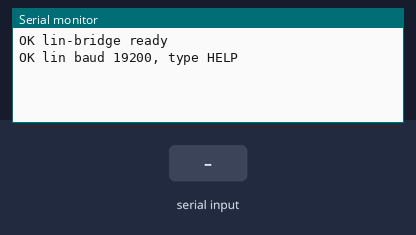
A program run on a simulated ESP32. On the bench: the last lines printed to the serial monitor. The inputs (shaded band) are chosen by the test bench. The modem accepts every AT command (registered, SIM ready, sends succeed) and sends nothing else.

Above: at 1.5 s.
1.6 s: "SCAN 1\n" received over Serial
At 2.1 s:
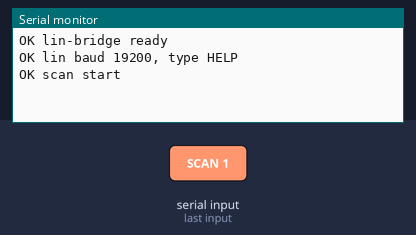
4.6 s: "SCAN 1\n" received over the second serial link
At 5.5 s:
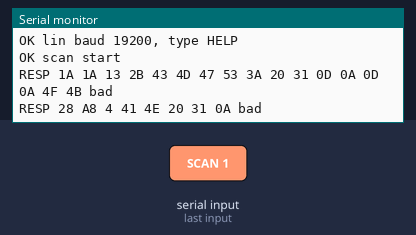
7.6 s: "READ 1\n" received over Serial
At 8.8 s:
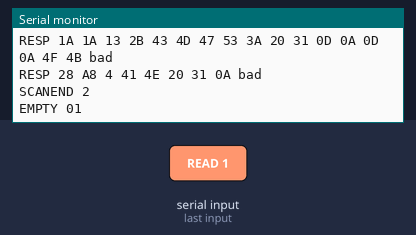
9.1 s: "READ 150\n" received over Serial
At 10.2 s:
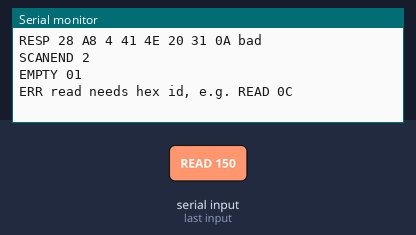
10.6 s: "POLL 1\n" received over Serial
At 10.94 s:
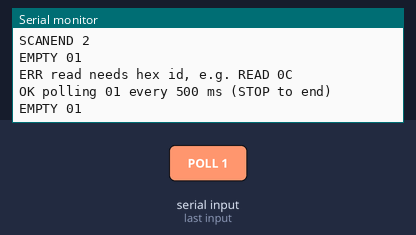

Measured:
- after the input at 1.6 s, the serial monitor: prints a new line at once (image 1)
- after the input at 4.6 s, the serial monitor: prints a new line at once (image 2)
- after the input at 7.6 s, the serial monitor: prints a new line at once (image 3)
- after the input at 9.1 s, the serial monitor: prints a new line at once (image 4)
- after the input at 10.6 s, the serial monitor: prints a new line at once (image 5)

The program:

main.cpp
```cpp
// =====================================================================
//  LIN Bridge für ESP32 D1 Mini + WomoLIN (TJA1021T)
//  Variante C: ESP32 = zeitkritisches LIN-Frontend, Decodierung am Pi.
//
//  Kommandoprotokoll (zeilenbasiert, über USB-Seriell @115200):
//    SCAN                -> alle IDs 0x00..0x3F einmal abfragen
//    READ <id>           -> eine ID einmal pollen        (id hex, z.B. 0C)
//    POLL <id> <ms>      -> ID zyklisch pollen alle <ms>  (STOP beendet)
//    STOP                -> laufenden POLL beenden
//    BAUD <n>            -> LIN-Baudrate umstellen (z.B. 9600 / 19200)
//    HELP                -> Befehlsliste
//
//  Antwortzeilen (maschinen- und menschenlesbar):
//    RESP <id> <pid> <len> <b0..bn> <crc> <classic|enh|bad>
//    EMPTY <id>          -> keine Antwort
//    OK <text>           -> Bestätigung / Info
//    ERR <text>          -> Fehler / ungültiges Kommando
//    SCANEND <count>     -> Scan fertig, Anzahl antwortender IDs
//  Alle Frame-Bytes als 2-stelliges HEX, großgeschrieben.
// =====================================================================

#include <Arduino.h>

// ---------- Konfiguration ----------
#define LIN_SERIAL     Serial1
#define LIN_RX_PIN     16          // an WomoLIN TX
#define LIN_TX_PIN     17          // an WomoLIN RX
#define CMD_SERIAL     Serial      // USB zum Pi
#define CMD_BAUD       115200
#define RESP_TO_MS     30          // Wartezeit auf Slave-Antwort
#define ECHO_BYTES     2           // Sync(0x55)+PID werden mitgehört -> überspringen
#define MAX_FRAME      16

// ---------- Laufzeitzustand ----------
uint32_t g_linBaud   = 19200;      // per BAUD-Kommando änderbar
bool     g_polling   = false;
uint8_t  g_pollId    = 0;
uint32_t g_pollMs    = 500;
uint32_t g_lastPoll  = 0;

// ---------- LIN-Helfer ----------
uint8_t linPID(uint8_t id) {
  id &= 0x3F;
  uint8_t p0 = ((id>>0)^(id>>1)^(id>>2)^(id>>4)) & 1;
  uint8_t p1 = ~((id>>1)^(id>>3)^(id>>4)^(id>>5)) & 1;
  return id | (p0<<6) | (p1<<7);
}

uint8_t linChecksum(uint8_t *d, int n, uint8_t pid, bool enhanced) {
  uint16_t s = enhanced ? pid : 0;
  for (int i = 0; i < n; i++) { s += d[i]; if (s > 0xFF) s -= 0xFF; }
  return (uint8_t)(~s);
}

void linBegin(uint32_t baud) {
  LIN_SERIAL.begin(baud, SERIAL_8N1, LIN_RX_PIN, LIN_TX_PIN);
}

// Break durch kurzes Umschalten auf halbe Baudrate + 0x00
void sendBreak() {
  LIN_SERIAL.flush();
  LIN_SERIAL.begin(g_linBaud/2, SERIAL_8N1, LIN_RX_PIN, LIN_TX_PIN);
  LIN_SERIAL.write((uint8_t)0x00);
  LIN_SERIAL.flush();
  LIN_SERIAL.begin(g_linBaud, SERIAL_8N1, LIN_RX_PIN, LIN_TX_PIN);
}

void sendHeader(uint8_t id) {
  sendBreak();
  LIN_SERIAL.write(0x55);
  LIN_SERIAL.write(linPID(id));
  LIN_SERIAL.flush();
}

// Fragt eine ID ab, füllt data[]/len, gibt true bei Antwort.
// crc wird separat zurückgegeben, csState: 0=bad 1=classic 2=enhanced
bool queryID(uint8_t id, uint8_t *data, int &len, uint8_t &crc, int &csState) {
  while (LIN_SERIAL.available()) LIN_SERIAL.read();   // RX leeren
  sendHeader(id);

  uint8_t buf[MAX_FRAME]; int n = 0;
  uint32_t t0 = millis();
  while (millis()-t0 < RESP_TO_MS && n < MAX_FRAME) {
    if (LIN_SERIAL.available()) { buf[n++] = LIN_SERIAL.read(); t0 = millis(); }
  }

  if (n <= ECHO_BYTES + 1) { len = 0; return false; }  // nur Echo o. nichts

  len = n - ECHO_BYTES - 1;        // Echo abziehen, letztes Byte = CRC
  for (int i = 0; i < len; i++) data[i] = buf[ECHO_BYTES + i];
  crc = buf[n-1];

  uint8_t pid = linPID(id);
  if      (linChecksum(data, len, pid, true)  == crc) csState = 2;
  else if (linChecksum(data, len, pid, false) == crc) csState = 1;
  else                                                csState = 0;
  return true;
}

void printFrame(uint8_t id) {
  uint8_t data[MAX_FRAME]; int len; uint8_t crc; int cs;
  if (queryID(id, data, len, crc, cs)) {
    CMD_SERIAL.printf("RESP %02X %02X %d", id, linPID(id), len);
    for (int i = 0; i < len; i++) CMD_SERIAL.printf(" %02X", data[i]);
    CMD_SERIAL.printf(" %02X %s\n", crc,
      cs==2 ? "enh" : cs==1 ? "classic" : "bad");
  } else {
    CMD_SERIAL.printf("EMPTY %02X\n", id);
  }
}

void doScan() {
  CMD_SERIAL.println("OK scan start");
  int found = 0;
  for (uint16_t id = 0x00; id <= 0x3F; id++) {
    uint8_t data[MAX_FRAME]; int len; uint8_t crc; int cs;
    // zwei Versuche pro ID, träge Slaves wollen manchmal einen zweiten Header
    bool got = queryID(id, data, len, crc, cs);
    if (!got) { delay(5); got = queryID(id, data, len, crc, cs); }
    if (got) {
      found++;
      CMD_SERIAL.printf("RESP %02X %02X %d", id, linPID(id), len);
      for (int i = 0; i < len; i++) CMD_SERIAL.printf(" %02X", data[i]);
      CMD_SERIAL.printf(" %02X %s\n", crc,
        cs==2 ? "enh" : cs==1 ? "classic" : "bad");
    }
    delay(10);
  }
  CMD_SERIAL.printf("SCANEND %d\n", found);
}

// ---------- Kommandoverarbeitung ----------
int parseHexByte(const String &s, bool &ok) {
  ok = false;
  if (s.length() == 0 || s.length() > 2) return 0;
  int v = (int) strtol(s.c_str(), nullptr, 16);
  if (v < 0 || v > 0xFF) return 0;
  ok = true;
  return v;
}

void handleCommand(String line) {
  line.trim();
  if (line.length() == 0) return;

  // in Token zerlegen
  String cmd = line;
  String a1 = "", a2 = "";
  int sp1 = line.indexOf(' ');
  if (sp1 >= 0) {
    cmd = line.substring(0, sp1);
    String rest = line.substring(sp1 + 1); rest.trim();
    int sp2 = rest.indexOf(' ');
    if (sp2 >= 0) { a1 = rest.substring(0, sp2); a2 = rest.substring(sp2+1); a2.trim(); }
    else          { a1 = rest; }
  }
  cmd.toUpperCase();

  if (cmd == "SCAN") {
    g_polling = false;
    doScan();
  }
  else if (cmd == "READ") {
    bool ok; int id = parseHexByte(a1, ok);
    if (!ok) { CMD_SERIAL.println("ERR read needs hex id, e.g. READ 0C"); return; }
    printFrame((uint8_t)id);
  }
  else if (cmd == "POLL") {
    bool ok; int id = parseHexByte(a1, ok);
    if (!ok) { CMD_SERIAL.println("ERR poll needs hex id, e.g. POLL 16 500"); return; }
    uint32_t ms = a2.length() ? (uint32_t) a2.toInt() : 500;
    if (ms < 20) ms = 20;
    g_pollId = (uint8_t) id; g_pollMs = ms;
    g_polling = true; g_lastPoll = 0;
    CMD_SERIAL.printf("OK polling %02X every %lu ms (STOP to end)\n", g_pollId, (unsigned long)ms);
  }
  else if (cmd == "STOP") {
    g_polling = false;
    CMD_SERIAL.println("OK stopped");
  }
  else if (cmd == "BAUD") {
    uint32_t b = (uint32_t) a1.toInt();
    if (b < 1000 || b > 250000) { CMD_SERIAL.println("ERR baud out of range"); return; }
    g_linBaud = b;
    linBegin(g_linBaud);
    CMD_SERIAL.printf("OK lin baud %lu\n", (unsigned long)g_linBaud);
  }
  else if (cmd == "HELP") {
    CMD_SERIAL.println("OK commands:");
    CMD_SERIAL.println("  SCAN            scan all ids 00..3F");
    CMD_SERIAL.println("  READ <id>       poll one id once   (hex, e.g. READ 0C)");
    CMD_SERIAL.println("  POLL <id> <ms>  poll id repeatedly  (e.g. POLL 16 500)");
    CMD_SERIAL.println("  STOP            stop repeated poll");
    CMD_SERIAL.println("  BAUD <n>        set lin baud (9600 / 19200)");
    CMD_SERIAL.println("  HELP            this list");
  }
  else {
    CMD_SERIAL.printf("ERR unknown command: %s\n", cmd.c_str());
  }
}

// ---------- Setup / Loop ----------
String g_inbuf;

void setup() {
  CMD_SERIAL.begin(CMD_BAUD);
  delay(300);
  linBegin(g_linBaud);
  CMD_SERIAL.println("OK lin-bridge ready");
  CMD_SERIAL.printf("OK lin baud %lu, type HELP\n", (unsigned long)g_linBaud);
}

void loop() {
  // Kommandos zeilenweise einlesen
  while (CMD_SERIAL.available()) {
    char c = (char) CMD_SERIAL.read();
    if (c == '\n' || c == '\r') {
      if (g_inbuf.length()) { handleCommand(g_inbuf); g_inbuf = ""; }
    } else {
      g_inbuf += c;
      if (g_inbuf.length() > 64) g_inbuf = "";  // Überlauf verwerfen
    }
  }

  // zyklisches Pollen
  if (g_polling && (millis() - g_lastPoll >= g_pollMs)) {
    g_lastPoll = millis();
    printFrame(g_pollId);
  }
}
```
